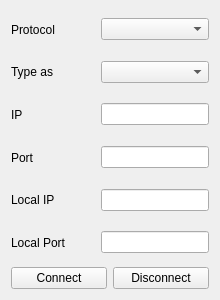
<?xml version="1.0" encoding="UTF-8"?>
<ui version="4.0">
 <class>HoloComm</class>
 <widget class="QWidget" name="HoloComm">
  <property name="geometry">
   <rect>
    <x>0</x>
    <y>0</y>
    <width>220</width>
    <height>300</height>
   </rect>
  </property>
  <property name="sizePolicy">
   <sizepolicy hsizetype="Minimum" vsizetype="Preferred">
    <horstretch>0</horstretch>
    <verstretch>0</verstretch>
   </sizepolicy>
  </property>
  <property name="minimumSize">
   <size>
    <width>220</width>
    <height>0</height>
   </size>
  </property>
  <property name="windowTitle">
   <string>Form</string>
  </property>
  <layout class="QVBoxLayout" name="verticalLayout" stretch="6,1">
   <item>
    <layout class="QGridLayout" name="gridLayout">
     <item row="0" column="0">
      <widget class="QLabel" name="lblProtocol">
       <property name="sizePolicy">
        <sizepolicy hsizetype="Preferred" vsizetype="Expanding">
         <horstretch>0</horstretch>
         <verstretch>0</verstretch>
        </sizepolicy>
       </property>
       <property name="text">
        <string>Protocol</string>
       </property>
      </widget>
     </item>
     <item row="0" column="1">
      <widget class="QComboBox" name="cmbProtocol">
       <property name="sizePolicy">
        <sizepolicy hsizetype="Preferred" vsizetype="Fixed">
         <horstretch>0</horstretch>
         <verstretch>0</verstretch>
        </sizepolicy>
       </property>
      </widget>
     </item>
     <item row="1" column="0">
      <widget class="QLabel" name="lblType">
       <property name="sizePolicy">
        <sizepolicy hsizetype="Preferred" vsizetype="Expanding">
         <horstretch>0</horstretch>
         <verstretch>0</verstretch>
        </sizepolicy>
       </property>
       <property name="text">
        <string>Type as</string>
       </property>
      </widget>
     </item>
     <item row="1" column="1">
      <widget class="QComboBox" name="cmbType">
       <property name="sizePolicy">
        <sizepolicy hsizetype="Preferred" vsizetype="Fixed">
         <horstretch>0</horstretch>
         <verstretch>0</verstretch>
        </sizepolicy>
       </property>
      </widget>
     </item>
     <item row="2" column="0">
      <widget class="QLabel" name="lblAddress">
       <property name="sizePolicy">
        <sizepolicy hsizetype="Preferred" vsizetype="Expanding">
         <horstretch>0</horstretch>
         <verstretch>0</verstretch>
        </sizepolicy>
       </property>
       <property name="text">
        <string>IP</string>
       </property>
      </widget>
     </item>
     <item row="2" column="1">
      <widget class="QLineEdit" name="ldtAddress">
       <property name="sizePolicy">
        <sizepolicy hsizetype="Preferred" vsizetype="Fixed">
         <horstretch>0</horstretch>
         <verstretch>0</verstretch>
        </sizepolicy>
       </property>
      </widget>
     </item>
     <item row="3" column="0">
      <widget class="QLabel" name="lblPort">
       <property name="sizePolicy">
        <sizepolicy hsizetype="Preferred" vsizetype="Expanding">
         <horstretch>0</horstretch>
         <verstretch>0</verstretch>
        </sizepolicy>
       </property>
       <property name="text">
        <string>Port</string>
       </property>
      </widget>
     </item>
     <item row="3" column="1">
      <widget class="QLineEdit" name="ldtPort">
       <property name="sizePolicy">
        <sizepolicy hsizetype="Preferred" vsizetype="Fixed">
         <horstretch>0</horstretch>
         <verstretch>0</verstretch>
        </sizepolicy>
       </property>
      </widget>
     </item>
     <item row="4" column="0">
      <widget class="QLabel" name="lblLocalAddress">
       <property name="sizePolicy">
        <sizepolicy hsizetype="Preferred" vsizetype="Expanding">
         <horstretch>0</horstretch>
         <verstretch>0</verstretch>
        </sizepolicy>
       </property>
       <property name="text">
        <string>Local IP</string>
       </property>
      </widget>
     </item>
     <item row="4" column="1">
      <widget class="QLineEdit" name="ldtLocalAddress">
       <property name="sizePolicy">
        <sizepolicy hsizetype="Preferred" vsizetype="Fixed">
         <horstretch>0</horstretch>
         <verstretch>0</verstretch>
        </sizepolicy>
       </property>
      </widget>
     </item>
     <item row="5" column="0">
      <widget class="QLabel" name="lblLocalPort">
       <property name="sizePolicy">
        <sizepolicy hsizetype="Preferred" vsizetype="Expanding">
         <horstretch>0</horstretch>
         <verstretch>0</verstretch>
        </sizepolicy>
       </property>
       <property name="text">
        <string>Local Port</string>
       </property>
      </widget>
     </item>
     <item row="5" column="1">
      <widget class="QLineEdit" name="ldtLocalPort">
       <property name="sizePolicy">
        <sizepolicy hsizetype="Preferred" vsizetype="Fixed">
         <horstretch>0</horstretch>
         <verstretch>0</verstretch>
        </sizepolicy>
       </property>
      </widget>
     </item>
    </layout>
   </item>
   <item>
    <layout class="QHBoxLayout" name="horizontalLayout" stretch="1,1">
     <item>
      <widget class="QPushButton" name="connectButton">
       <property name="sizePolicy">
        <sizepolicy hsizetype="Preferred" vsizetype="Fixed">
         <horstretch>0</horstretch>
         <verstretch>0</verstretch>
        </sizepolicy>
       </property>
       <property name="text">
        <string>Connect</string>
       </property>
       <property name="icon">
        <iconset resource="resources.qrc">
         <normaloff>:/icon/res/start.ico</normaloff>:/icon/res/start.ico</iconset>
       </property>
      </widget>
     </item>
     <item>
      <widget class="QPushButton" name="disconnectButton">
       <property name="sizePolicy">
        <sizepolicy hsizetype="Preferred" vsizetype="Fixed">
         <horstretch>0</horstretch>
         <verstretch>0</verstretch>
        </sizepolicy>
       </property>
       <property name="text">
        <string>Disconnect</string>
       </property>
       <property name="icon">
        <iconset resource="resources.qrc">
         <normaloff>:/icon/res/stop.ico</normaloff>:/icon/res/stop.ico</iconset>
       </property>
      </widget>
     </item>
    </layout>
   </item>
  </layout>
 </widget>
 <resources>
  <include location="resources.qrc"/>
 </resources>
 <connections/>
</ui>
